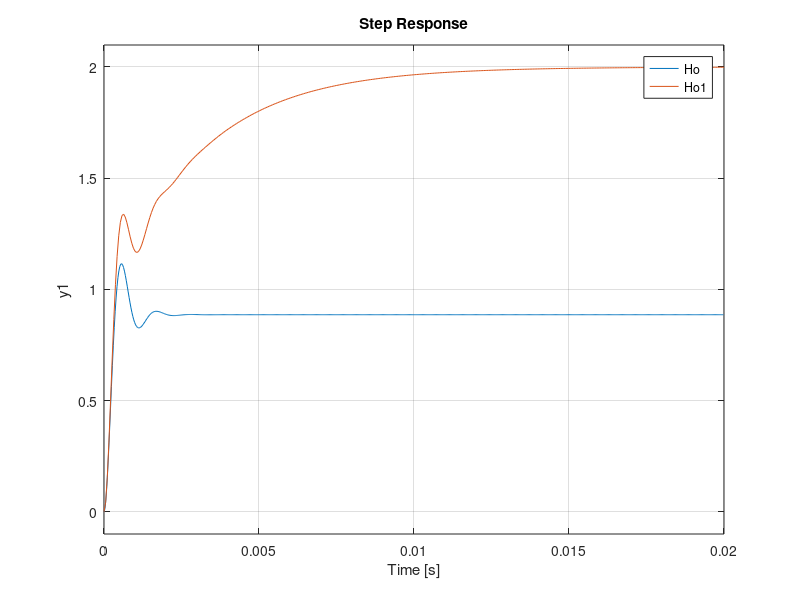

Reproduce this figure in MATLAB.
%scriere parametrii de pe foaie
K = 0.0625;
ku = 0.6;
U2 = 30;
Rs = 15;
C = 13.89e-6;
L = 3.5e-3;
kf = 0.5;
%%
P=1;
I=0.75e+03;
Hd = K*sqrt(2)*ku*U2*tf(1,[L*C,L/Rs,1]);
Ho = feedback(Hd,kf);
Hd1 = K*sqrt(2)*ku*U2*tf(1,[L*C,L/Rs,1])*tf([P,I],[1,0]);
Ho1 = feedback(Hd1,kf);
step(Ho,Ho1);
